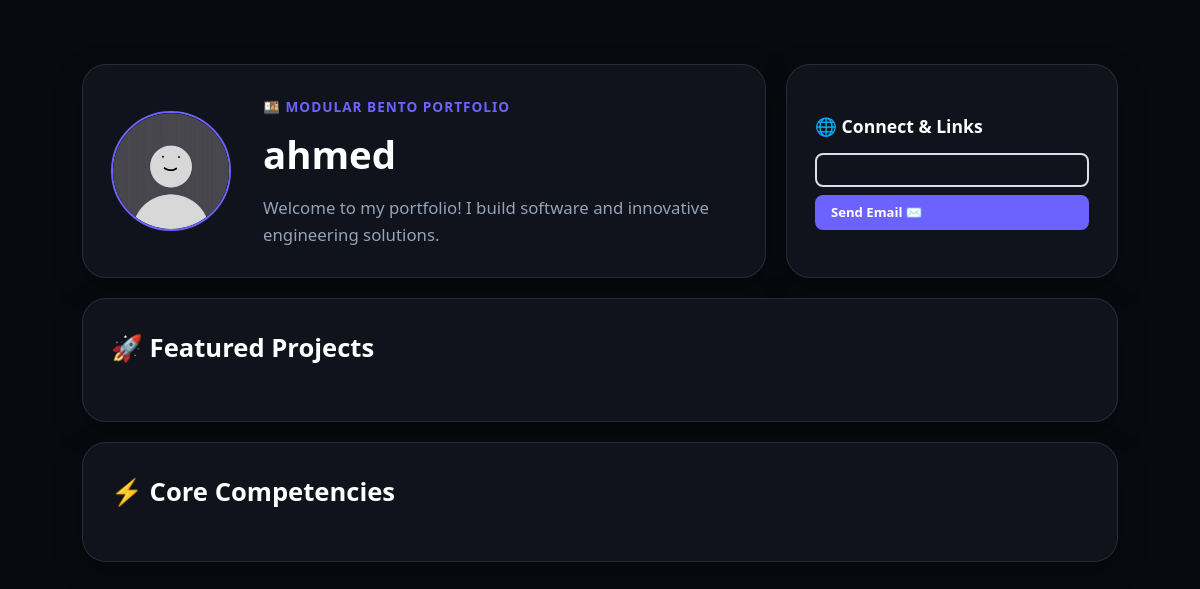
The page /u/test (signed in) on the database its author committed.
### tables this page shows
CREATE TABLE "site_settings" (
                id              INTEGER PRIMARY KEY AUTOINCREMENT,
                user_id         INTEGER DEFAULT 1,
                name            TEXT    DEFAULT 'Ahmed Bosha',
                logo_text       TEXT    DEFAULT 'AhmedBosha',
                site_title      TEXT    DEFAULT 'Ahmed Bosha — Engineering & Software Portfolio',
                greeting        TEXT    DEFAULT 'Hi, I''m',
                tagline         TEXT    DEFAULT 'Engineering Student & Software Developer',
                typing_texts    TEXT    DEFAULT 'Engineering Student,Software Developer,Problem Solver,Automation Enthusiast',
                bio             TEXT    DEFAULT 'Class of 2029. Passionate about automation, system analysis, and reverse engineering. I build tools that turn complex workflows into clean, efficient solutions.',
                footer_text     TEXT    DEFAULT '© 2026 Ahmed Bosha',
                profile_photo   TEXT,
                email           TEXT    DEFAULT 'ahmedbosha2566@gmail.com',
                github_url      TEXT    DEFAULT 'https://github.com/AhmedBosha',
                linkedin_url    TEXT,
                twitter_url     TEXT,
                resume_url      TEXT,
                color_primary   TEXT    DEFAULT '#6c63ff',
                color_accent    TEXT    DEFAULT '#ff6b6b',
                color_bg        TEXT    DEFAULT '#0c0c12',
                color_surface   TEXT    DEFAULT '#161622',
                color_text      TEXT    DEFAULT '#f0f0f8',
                admin_user      TEXT    DEFAULT 'admin',
                admin_pass_hash TEXT,
                theme_name      TEXT    DEFAULT 'default'
            );

### app.py (the view, shortened to what this page needs)
@app.route("/u/<username>")
def user_portfolio(username):
    db = get_db()
    user = db.execute("SELECT * FROM users WHERE LOWER(username) = ?", (username.strip().lower(),)).fetchone()
    if not user:
        abort(404)
    if user["account_status"] == "suspended":
        return render_template("errors/suspended.html", username=username), 403
    return render_user_portfolio(user["id"])

### app.py (called while the page is built)
def get_db():
    if "db" not in g:
        g.db = sqlite3.connect(DATABASE, timeout=15.0)
        g.db.row_factory = sqlite3.Row
        g.db.execute("PRAGMA foreign_keys = ON")
        try:
            g.db.execute("PRAGMA journal_mode = WAL")
            g.db.execute("PRAGMA busy_timeout = 5000")
        except Exception:
            pass
    return g.db

def get_settings(user_id=None, db=None):
    if db is None:
        db = get_db()
    if user_id is None:
        user_id = session.get("user_id", 1)
    s = db.execute("SELECT * FROM site_settings WHERE user_id = ?", (user_id,)).fetchone()
    if not s:
        s = db.execute("SELECT * FROM site_settings WHERE user_id = 1 OR id = 1").fetchone()
    return s

@app.context_processor
def inject_globals():
    try:
        user_id = session.get("user_id", 1)
        db = get_db()
        settings = get_settings(user_id=user_id, db=db)
        master_settings = get_settings(user_id=1, db=db)
        unread = db.execute(
            "SELECT COUNT(*) FROM messages WHERE user_id = ? AND is_read = 0", (user_id,)
        ).fetchone()[0]
    except Exception:
        settings = None
        master_settings = None
        unread = 0
    return dict(settings=settings, master_settings=master_settings, unread_count=unread)

### templates/themes/bento/index.html (shortened to what this page needs)
{% extends "base.html" %}
{% block body %}
<div class="container" style="padding-top: 4rem; padding-bottom: 6rem;">
    <div class="bento-grid">
        <div class="bento-box col-span-8" style="display: flex; align-items: center; gap: 2rem;">
            {% if settings and settings.profile_photo %}
            <img src="{{ url_for('static', filename='uploads/' + settings.profile_photo) }}" alt="{{ settings.name }}" style="width: 120px; height: 120px; border-radius: 50%; object-fit: cover; border: 2px solid var(--bento-accent);">
            {% else %}
            <img src="{{ url_for('static', filename='images/default_avatar.png') }}" alt="{{ settings.name if settings else 'Profile' }}" style="width: 120px; height: 120px; border-radius: 50%; object-fit: cover; border: 2px solid var(--bento-accent);">
            {% endif %}
            <div>
                <span style="font-size: 0.85rem; font-weight: 700; color: var(--bento-accent); text-transform: uppercase; letter-spacing: 1px;">🍱 Modular Bento Portfolio</span>
                <h1 style="font-size: 2.4rem; font-weight: 800; margin: 0.25rem 0 0.5rem 0; color: #fff;">{{ settings.name if settings else 'Developer' }}</h1>
                <p style="color: #94a3b8; font-size: 1.05rem; line-height: 1.6;">{{ settings.bio if settings else 'Software & Systems Engineer' }}</p>
            </div>
        </div>
        <div class="bento-box col-span-4" style="display: flex; flex-direction: column; justify-content: center;">
            <h3 style="font-size: 1.1rem; color: #fff; margin-bottom: 0.75rem;">🌐 Connect &amp; Links</h3>
            {% if settings and settings.github_url %}
            <a href="{{ settings.github_url }}" target="_blank" class="btn btn--outline btn--sm" style="margin-bottom: 8px;">GitHub Profile ↗</a>
            {% endif %}
            {% if settings and settings.email %}
            <a href="mailto:{{ settings.email }}" class="btn btn--primary btn--sm">Send Email ✉️</a>
            {% endif %}
        </div>
        <div class="bento-box col-span-12">
            <h2 style="font-size: 1.6rem; font-weight: 800; color: #fff; margin-bottom: 1.5rem;">🚀 Featured Projects</h2>
        </div>
        <div class="bento-box col-span-12">
            <h2 style="font-size: 1.6rem; font-weight: 800; color: #fff; margin-bottom: 1.25rem;">⚡ Core Competencies</h2>
        </div>
    </div>
</div>
{% endblock %}

### static/css/style.css (style rules this page uses)
*, *::before, *::after { margin: 0; padding: 0; box-sizing: border-box; }
:root, [data-theme="dark"] { --clr-bg: #0c0c12; --clr-surface: #161622; --clr-surface-2: #202030; --clr-border: rgba(255, 255, 255, 0.08); --clr-text: #f0f0f8; --clr-text-muted: #8e8ea6; --clr-primary: #6c63ff; --clr-primary-hover:#5a52e0; --clr-accent: #ff6b6b; --clr-success: #2ecc71; --clr-warning: #f39c12; --clr-danger: #e74c3c; --clr-info: #3498db; --clr-card-bg: linear-gradient(145deg, rgba(24, 24, 34, 0.95), rgba(16, 16, 24, 0.85)); --clr-card-shadow: 0 12px 35px rgba(0, 0, 0, 0.35); --clr-nav-bg: rgba(12, 12, 18, 0.85); --clr-section-dark: #12121c; --clr-hero-radial-1: rgba(108, 99, 255, 0.12); --clr-hero-radial-2: rgba(255, 107, 107, 0.08); --ff-sans: 'Segoe UI', system-ui, -apple-system, sans-serif; --ff-mono: 'Cascadia Code', 'Fira Code', monospace; --space-xs: 0.25rem; --space-sm: 0.5rem; --space-md: 1rem; --space-lg: 2rem; --space-xl: 4rem; --radius: 12px; --radius-sm: 8px; --transition: 0.25s ease; }
[data-theme="light"] { --clr-bg: #f4f6fb; --clr-surface: #ffffff; --clr-surface-2: #e8edf6; --clr-border: #d8dfed; --clr-text: #10131e; --clr-text-muted: #5d637d; --clr-primary: #5445f5; --clr-primary-hover:#3f30e0; --clr-accent: #e11d48; --clr-success: #16a34a; --clr-warning: #d97706; --clr-danger: #dc2626; --clr-info: #2563eb; --clr-card-bg: #ffffff; --clr-card-shadow: 0 10px 30px rgba(20, 25, 45, 0.07); --clr-nav-bg: rgba(244, 246, 251, 0.88); --clr-section-dark: #ebf0f8; --clr-hero-radial-1: rgba(84, 69, 245, 0.08); --clr-hero-radial-2: rgba(225, 29, 72, 0.05); }
html { scroll-behavior: smooth; scroll-padding-top: 80px; }
body { font-family: var(--ff-sans); background: var(--clr-bg); color: var(--clr-text); line-height: 1.65; -webkit-font-smoothing: antialiased; transition: background-color 0.3s ease, color 0.3s ease; }
a { color: var(--clr-primary); text-decoration: none; transition: color var(--transition); }
img { max-width: 100%; display: block; }
.container { width: 100%; max-width: 1100px; margin: 0 auto; padding: 0 var(--space-lg); }
.btn { display: inline-flex; align-items: center; gap: 6px; padding: 10px 22px; font-size: 0.95rem; font-weight: 600; border-radius: var(--radius-sm); border: 2px solid transparent; cursor: pointer; transition: all var(--transition); text-decoration: none; line-height: 1.4; font-family: inherit; }
.btn--primary { background: var(--clr-primary); color: #fff; border-color: var(--clr-primary); }
.btn--outline { background: transparent; color: var(--clr-text); border-color: var(--clr-border); }
.btn--sm { padding: 6px 14px; font-size: 0.82rem; }
button, a, .theme-toggle-btn, .skill-chip, .project-icon-link { touch-action: manipulation; }

### templates/themes/bento/index.html (style rules this page uses)
:root { --bento-bg: #090a0f; --bento-card: rgba(22, 24, 35, 0.7); --bento-border: rgba(255, 255, 255, 0.1); --bento-accent: #6c63ff; }
body { background: var(--bento-bg) !important; color: #f1f5f9 !important; }
.bento-grid { display: grid; grid-template-columns: repeat(12, 1fr); gap: 1.25rem; max-width: 1200px; margin: 0 auto; }
.bento-box { background: var(--bento-card); backdrop-filter: blur(16px); -webkit-backdrop-filter: blur(16px); border: 1px solid var(--bento-border); border-radius: 24px; padding: 1.75rem; box-shadow: 0 10px 30px rgba(0,0,0,0.3); transition: transform 0.3s ease, border-color 0.3s ease; }
.col-span-8 { grid-column: span 8; }
.col-span-4 { grid-column: span 4; }
.col-span-12 { grid-column: span 12; }

### rows shown on the page
site_settings: name "ahmed", bio "Welcome to my portfolio! I build software and innovative engineering solutions."
